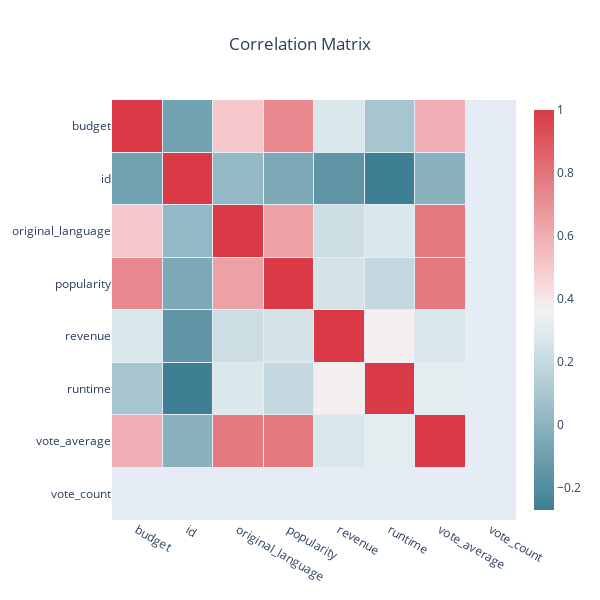

Write notebook code for a chart like this one.
### Markdown cell above
# The revenue is not ratio with budget

### Code cell
#correlation matrix
from pandas import DataFrame
list_data = [[row[0],row[3],row[5],row[8],row[12],row[13],row[18],row[19]] for row in data.values]
df_train = DataFrame(list_data, columns=['budget','id','original_language','popularity', 'revenue','runtime','vote_average','vote_count'])
corrmat = df_train.corr()

#create the chart
sns_colorscale = [[0.0, '#3f7f93'], #cmap = sns.diverging_palette(220, 10, as_cmap = True)
 [0.071, '#5890a1'],
 [0.143, '#72a1b0'],
 [0.214, '#8cb3bf'],
 [0.286, '#a7c5cf'],
 [0.357, '#c0d6dd'],
 [0.429, '#dae8ec'],
 [0.5, '#f2f2f2'],
 [0.571, '#f7d7d9'],
 [0.643, '#f2bcc0'],
 [0.714, '#eda3a9'],
 [0.786, '#e8888f'],
 [0.857, '#e36e76'],
 [0.929, '#de535e'],
 [1.0, '#d93a46']]

heat = go.Heatmap(z=corrmat,
                  x=df_budget_revenue.columns,
                  y=df_budget_revenue.columns,
                  xgap=1, ygap=1,
                  colorscale=sns_colorscale,
                  colorbar_thickness=20,
                  colorbar_ticklen=3,
                  hovertext =df_budget_revenue.columns,
                  hoverinfo='text'
                   )


title = 'Correlation Matrix'               

layout = go.Layout(title_text=title, title_x=0.5, 
                   width=600, height=600,
                   xaxis_showgrid=False,
                   yaxis_showgrid=False,
                   yaxis_autorange='reversed')
   
fig=go.Figure(data=[heat], layout=layout)        
fig.show()

### Figure 1 — Plotly figure (JSON) as saved in the notebook; plotly's stock layout.template omitted (floating-point values rounded to 4 significant figures)
{"data": [{"colorbar": {"thickness": 20, "ticklen": 3}, "colorscale": [[0, "#3f7f93"], [0.071, "#5890a1"], [0.143, "#72a1b0"], [0.214, "#8cb3bf"], [0.286, "#a7c5cf"], [0.357, "#c0d6dd"], [0.429, "#dae8ec"], [0.5, "#f2f2f2"], [0.571, "#f7d7d9"], [0.643, "#f2bcc0"], [0.714, "#eda3a9"], [0.786, "#e8888f"], [0.857, "#e36e76"], [0.929, "#de535e"], [1, "#d93a46"]], "hoverinfo": "text", "hovertext": ["budget", "id", "original_language", "popularity", "revenue", "runtime", "vote_average", "vote_count"], "type": "heatmap", "x": ["budget", "id", "original_language", "popularity", "revenue", "runtime", "vote_average", "vote_count"], "xgap": 1, "y": ["budget", "id", "original_language", "popularity", "revenue", "runtime", "vote_average", "vote_count"], "ygap": 1, "z": [[1, -0.08938, 0.5054, 0.7308, 0.2699, 0.09315, 0.5932], [-0.08938, 1, 0.0312, -0.05043, -0.1535, -0.2706, -0.004128], [0.5054, 0.0312, 1, 0.6447, 0.2255, 0.274, 0.7781], [0.7308, -0.05043, 0.6447, 1, 0.2511, 0.1971, 0.7815], [0.2699, -0.1535, 0.2255, 0.2511, 1, 0.375, 0.2719], [0.09315, -0.2706, 0.274, 0.1971, 0.375, 1, 0.313], [0.5932, -0.004128, 0.7781, 0.7815, 0.2719, 0.313, 1]]}], "layout": {"height": 600, "title": {"text": "Correlation Matrix", "x": 0.5}, "width": 600, "xaxis": {"showgrid": false}, "yaxis": {"autorange": "reversed", "showgrid": false}}}
